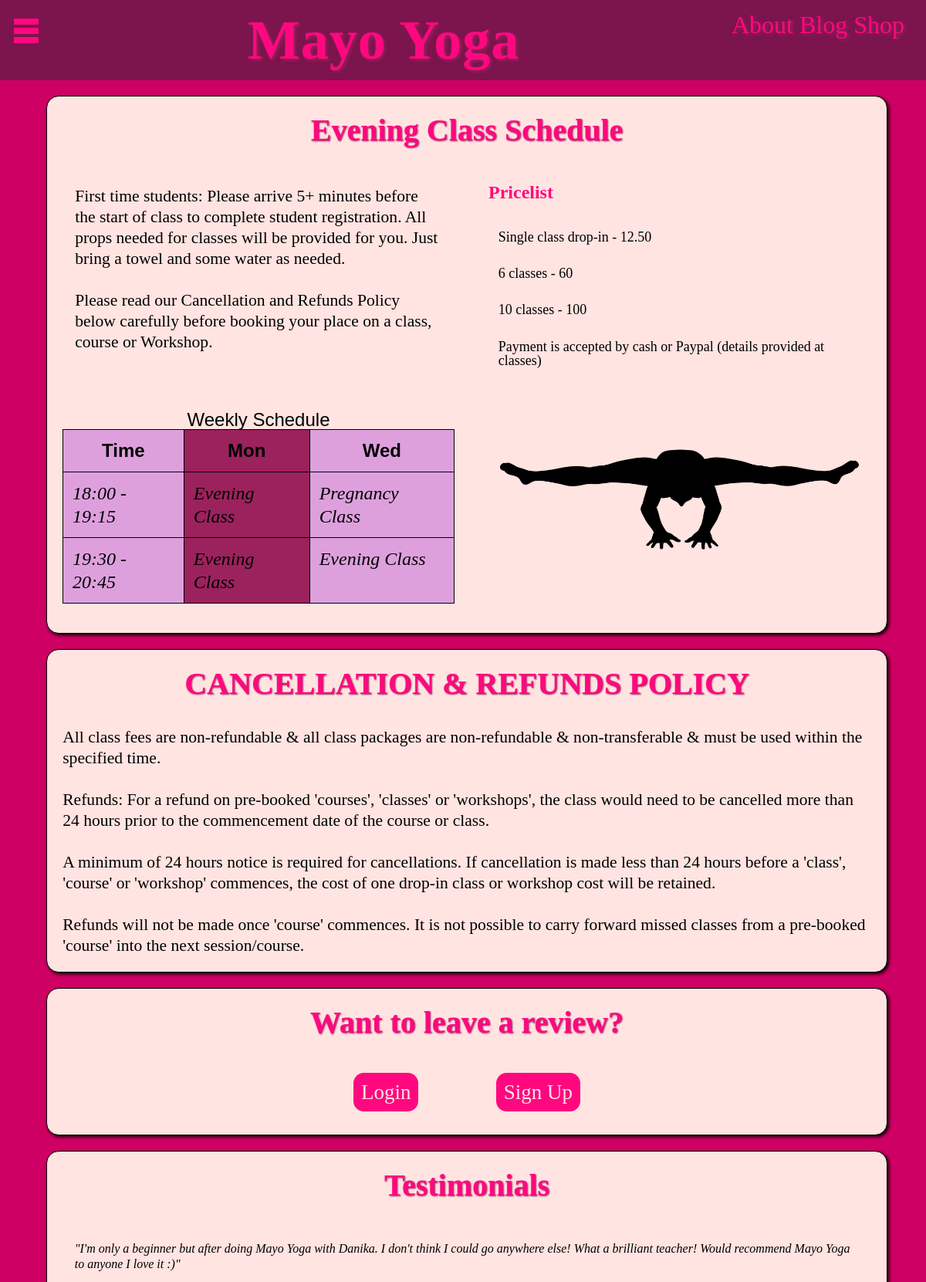
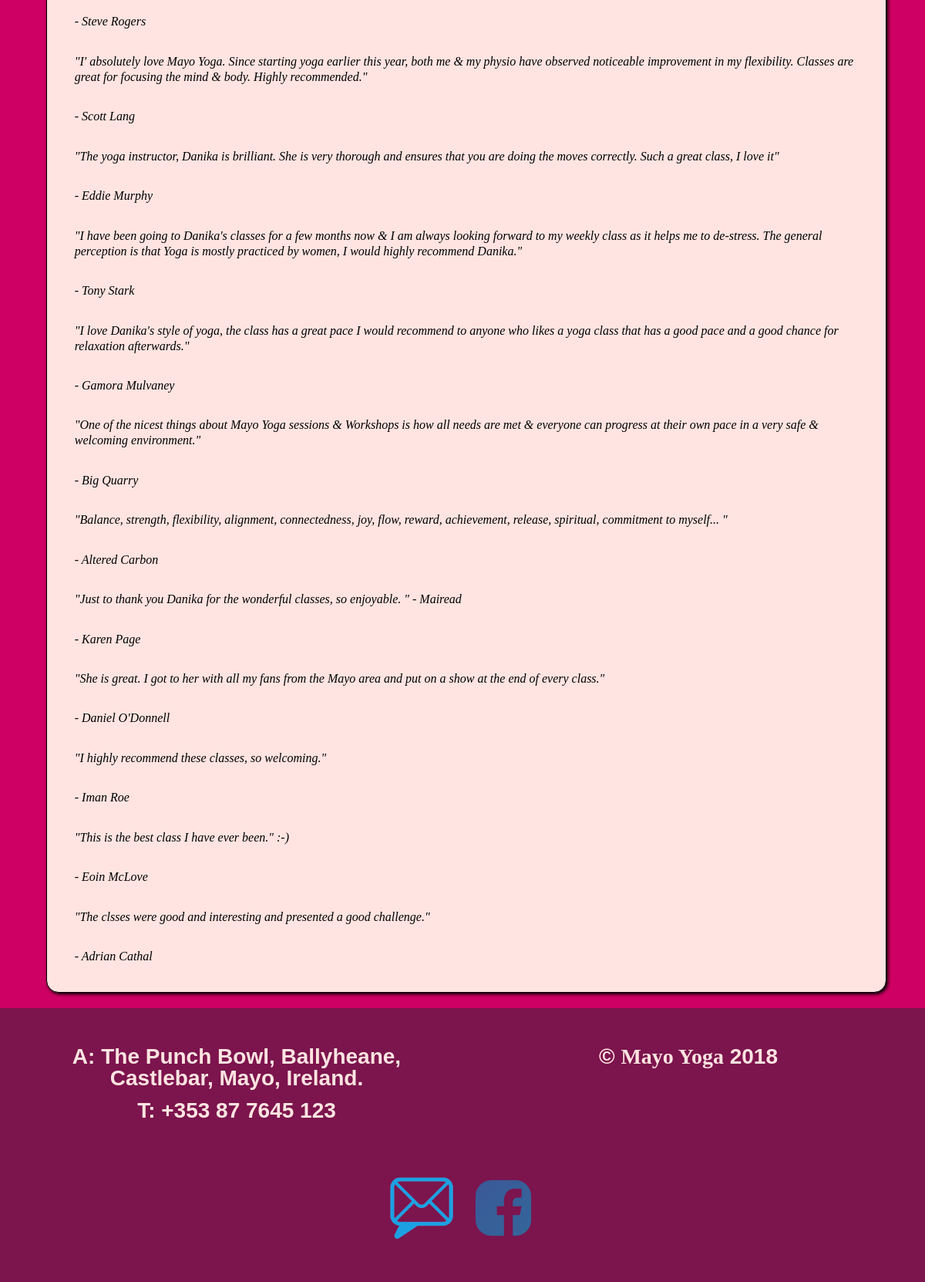
Screenshot of /even_class.php with the database file from the repository (2 pictures, top to bottom).
### tables this page shows
CREATE TABLE IF NOT EXISTS `users` (
  `id` int(11) NOT NULL AUTO_INCREMENT,
  `name` varchar(60) NOT NULL,
  `email` varchar(60) NOT NULL,
  `password` varchar(40) NOT NULL,
  `review` varchar(10000) DEFAULT NULL,
  `catagorey` varchar(60) DEFAULT NULL,
  PRIMARY KEY (`id`),
  UNIQUE KEY `email` (`email`)
);

### even_class.php (the view, shortened to what this page needs)
<!DOCTYPE html>
<html lang="en">
<head>
  <link rel="stylesheet" type="text/css" href="css/css_reset.css">
  <link rel="stylesheet" type="text/css" href="css/mayo_styles.css">
  <link rel="stylesheet" type="text/css" href="css/mayo_php_styles.css">
</head>
<body>
  <div class="page_wrap">
    <header>
    <div class="menu_area">
      <label for="toggle-1" class="toggle-menu">
      <span class="hamburger_box">
        <span class="hamburger_line"></span>
        <span class="hamburger_line"></span>
        <span class="hamburger_line"></span>
      </span>
      </label>
    </div>
    <div>
      <nav class="top_nav">
        <ul>
          <li><a href="about_mayo.php">About</a></li>
          <li><a href="blog_mayo.php">Blog</a></li>
          <li><a href="https://www.amazon.co.uk/s/ref=nb_sb_noss_1?url=search-alias%3Daps&field-keywords=yoga" target="_blank">Shop</a></li>
        </ul>
      </nav>
    </div>
    <div>
      <h1><a href="index_mayo.php">Mayo Yoga</a></h1>
    </div>
    </header>
    <main>
      <section>
        <h3>Evening Class Schedule</h3>
        <div class="col_flex_box">
          <div class="column">
            <p>First time students: Please arrive 5+ minutes before the start of class to complete student registration. All props needed for classes will be provided for you. Just bring a towel and some water as needed.</p>
            <p>Please read our Cancellation and Refunds Policy below carefully before booking your place on a class, course or Workshop.</p>
          </div>
          <div class="column">
            <h4>Pricelist</h4>
            <ul>
              <li>Single class drop-in - 12.50</li>
              <li>6 classes - 60</li>
              <li>10 classes - 100</li>
              <li>Payment is accepted by cash or Paypal (details provided at classes)</li>
            </ul>
          </div>
        </div>
        <div class="col_flex_box">
          <div class="column">
            <div class="table_align">
              <table class="sched_tab">
                <caption>Weekly Schedule</caption>
                <tr class="sched_row">
                  <th class="sched_head">Time</th>
                  <th class="sched_head">Mon</th>
                  <th class="sched_head">Wed</th>
                </tr>
                <tr class="sched_row">
                  <td class="sched_cell">18:00 - 19:15</td>
                  <td class="sched_cell">Evening Class</td>
                  <td class="sched_cell">Pregnancy Class</td>
                </tr>
                <tr class="sched_row">
                  <td class="sched_cell">19:30 - 20:45</td>
                  <td class="sched_cell">Evening Class</td>
                  <td class="sched_cell">Evening Class</td>
                </tr>
              </table>
            </div>
          </div>
          <div class="column">
            <figure class="img_align">
              <img src="images/classes/yoga_stretch.png" alt="#" class="img_size">
            </figure>
          </div>
        </div>
      </section>
      <section>
        <h3>CANCELLATION & REFUNDS POLICY</h3>
        <p>All class fees are non-refundable & all class packages are non-refundable & non-transferable & must be used within the specified time.</p>
        <p>Refunds: For a refund on pre-booked 'courses', 'classes' or 'workshops', the class would need to be cancelled more than 24 hours prior to the commencement date of the course or class.</p>
        <p>A minimum of 24 hours notice is required for cancellations.  If cancellation is made less than 24 hours before a 'class', 'course' or 'workshop' commences, the cost of one drop-in class or workshop cost will be retained.</p>
        <p>Refunds will not be made once 'course' commences.  It is not possible to carry forward missed classes from a pre-booked 'course' into the next session/course.</p>
      </section>
      <section>
        <h3>Want to leave a review?</h3>
        <div class="col_flex_box">
          <div class="column">
            <?php if (isset($_SESSION['usr_id'])) { ?>
            <p class="signed-in_header">Signed in as <?php echo $_SESSION['usr_name']; ?></p>
          </div>
        </div>
        <div class="col_flex_box">
          <div class="column">
            <ul class="registration_log_btn_list">
              <li><a href="mayo_review.php" class="form_btn">Leave a Review</a></li>
              <li><a href="logout.php" class="form_btn">Log Out</a></li>
              <?php } else { ?>
            <ul class="registration_log_btn_list">
              <li><a href="login.php" class="form_btn">Login</a></li>
              <li><a href="mayo_register.php" class="form_btn">Sign Up</a></li>
              <?php } ?>
            </ul>
          </div>
        </div>
      </section>
      <section>
        <h3 id="evening_head">Testimonials</h3>
        <div class="col_flex_box">
          <div class="column">
            <?php
            include('mayodb_connect.php');
            if ($result = $con->query("SELECT * FROM users WHERE catagorey = 'Evening Class' ORDER BY id DESC"))
            {
              if ($result->num_rows > 0)
              {
                echo "<table>";
                while ($row = $result->fetch_object())
                {
                  echo "<tr>";
                  echo "<td>" . $row->review . "</td>";
                  echo "<tr>";
                  echo "<td> - " . $row->name . "</td>";
                }
                echo "</table>";
              }
              else
                {
                  echo "No results to display!";
                }
              }
              else
              {
                echo "Error: " . $con->error;
              }
            ?>
          </div>
        </div>
      </section>
    </main>
    <footer class="btm-foot">
      <div class="col_flex_box">
        <div class="column">
          <p>A: The Punch Bowl, Ballyheane, Castlebar, Mayo, Ireland.</p>
          <p>T: +353 87 7645 123</p>
        </div>
        <div class="column">
          <p>&copy; <span class="mayo_logo">Mayo Yoga</span> 2018</p>
        </div>
        <div class="column">
          <a href="mailto:info@fakeyoga.ie">
            <img src="images/other/email.png" alt="Email" class="foot_icons">
          </a>
          <a href="www.facebook.com" target="_blank">
            <img src="images/other/fb_logo.png" alt="Facebook Address" class="foot_icons">
          </a>
        </div>
      </div>
    </footer>
  </div>
</body>
</html>

### css/mayo_php_styles.css (style rules this page uses)
.form_btn { background-color:#FF087F; color: MistyRose; margin: 1%; padding: 1%; border-radius: 0.5em; }
.registration_log_btn_list, .reg_text { display: block; font-size: 1.5em; text-align: center; margin: 1%; padding: 1%; }
.registration_log_btn_list li { display: inline; }
table tr, table td { border: none; border-collapse:collapse; text-align: left; margin: 0.5%; padding: 1.5%; line-height:1.25; }
table td { font-style: italic; }
table th { font-weight: bold; }

### rows the page displays
users: review "\"I'm only a beginner but after doing Mayo Yoga with Danika. I don't think I could go anywhere else! What a brilliant teacher! Would recommend Mayo Yoga to anyone I love it :)\"", name "Steve Rogers"
users: review "\"I' absolutely love Mayo Yoga. Since starting yoga earlier this year, both me & my physio have observed noticeable improvement in my flexibility. Classes are great for focusing the mind & body. Highly recommended.\"", name "Scott Lang"
users: review "\"The yoga instructor, Danika is brilliant. She is very thorough and ensures that you are doing the moves correctly. Such a great class, I love it\"", name "Eddie Murphy"
users: review "\"I have been going to Danika's classes for a few months now & I am always looking forward to my weekly class as it helps me to de-stress. The general perception is that Yoga is mostly practiced by women, I would highly recommend Danika.\"", name "Tony Stark"
users: review "\"I love Danika's style of yoga, the class has a great pace I would recommend to anyone who likes a yoga class that has a good pace and a good chance for relaxation afterwards.\"", name "Gamora Mulvaney"
users: review "\"One of the nicest things about Mayo Yoga sessions & Workshops is how all needs are met & everyone can progress at their own pace in a very safe & welcoming environment.\"", name "Big Quarry"
users: review "\"Balance, strength, flexibility, alignment, connectedness, joy, flow, reward, achievement, release, spiritual, commitment to myself... \"", name "Altered Carbon"
users: review "\"Just to thank you Danika for the wonderful classes, so enjoyable. \" - Mairead", name "Karen Page"
users: review "\"She is great. I got to her with all my fans from the Mayo area and put on a show at the end of every class.\"", name "Daniel O'Donnell"
users: review "\"I highly recommend these classes, so welcoming.\"", name "Iman Roe"
users: review "\"This is the best class I have ever been.\" :-)", name "Eoin McLove"
users: review "\"The clsses were good and interesting and presented a good challenge.\"", name "Adrian Cathal"
